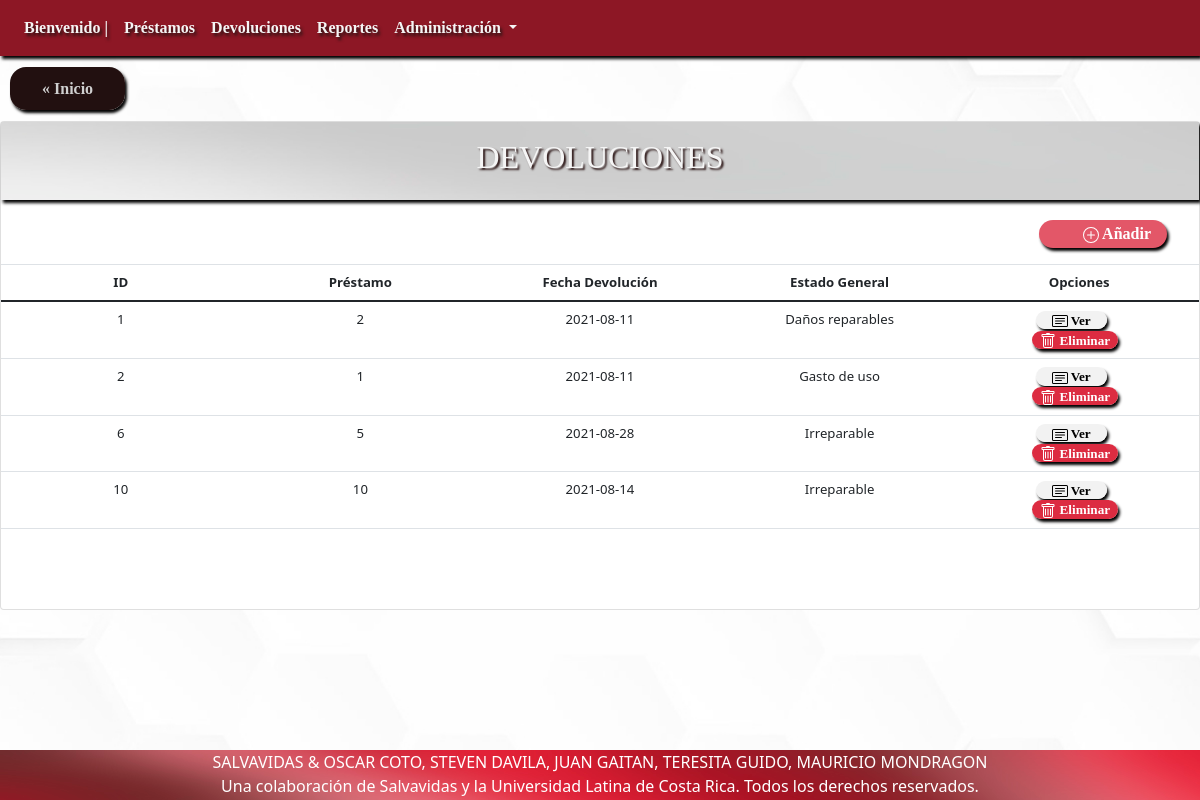
/?c=detalleAllDevolucion, run on an earlier commit of the app's database.
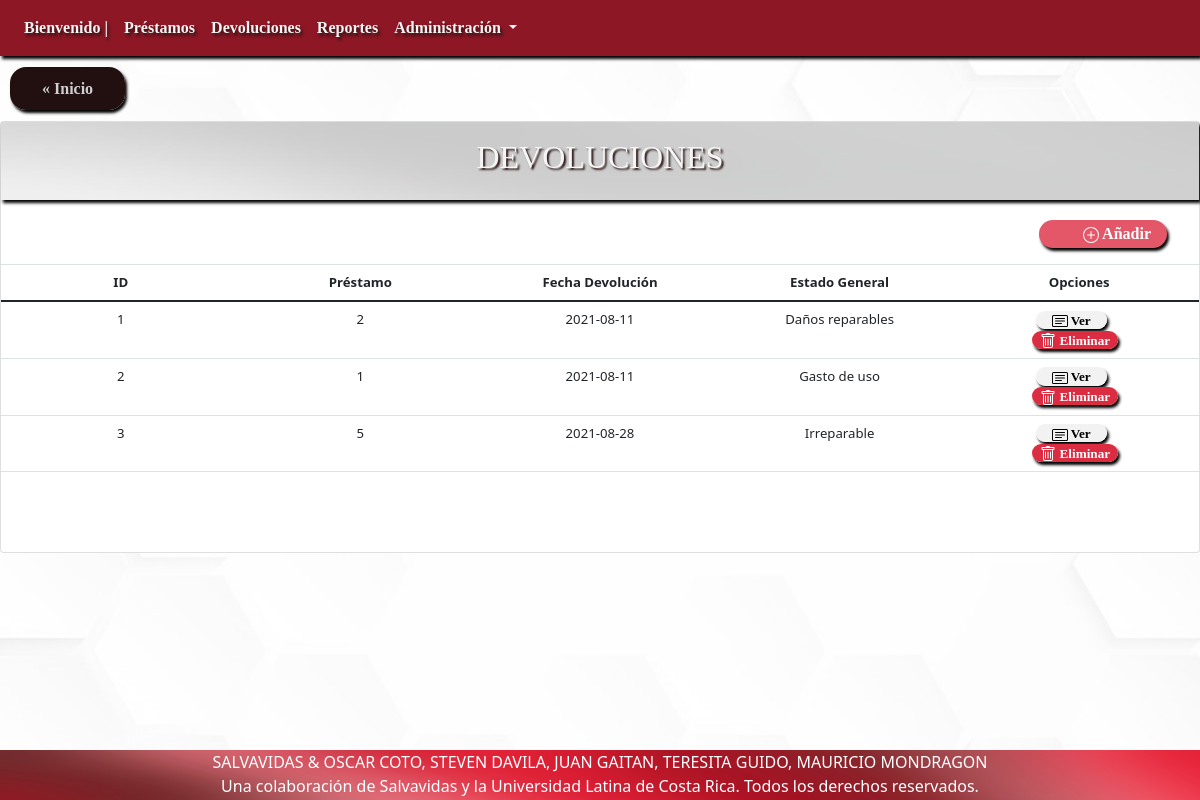
And on a later commit of the database.
### tables this page shows
CREATE TABLE `devolucion` (
  `idDevolucion` int(11) NOT NULL,
  `idPrestamo` int(11) NOT NULL,
  `fechaRealDevolucion` date DEFAULT current_timestamp(),
  `idEstadoDevolucionGeneral` int(11) NOT NULL
);

CREATE TABLE `estadodevoluciongeneral` (
  `idEstadoDevolucionGeneral` int(11) NOT NULL,
  `descripcionEstadoDevolucionGeneral` varchar(50) DEFAULT NULL
);

### Controller/detalleAllDevolucion.php (called while the page is built, shortened)
<?php
include 'model/Devolucion.php';
$Devolucion = new Devolucion();
$allDevolucion = $Devolucion->seleccionarAllDevolucion();
    $EstadoDevGnrl = new EstadoDevolucionGen();
    $allEstadoDevGnrl = $EstadoDevGnrl->seleccionarAllEstadoDevolucionGen();
    include 'view/VerAllDevolucion.php';

### Model/Devolucion.php (called while the page is built, shortened)
<?php
include_once "model/EstadoDevolucionGeneral.php";
class Devolucion {
    public function __construct($idDevolucion = 0, $idPrestamo = 0,$fechaRealDevolucion = "",$idEstadoDevolucionGeneral= 0) {
        $this->idDevolucion = $idDevolucion;
        $this->idPrestamo = $idPrestamo;
        $this->fechaRealDevolucion = $fechaRealDevolucion;
        $this->idEstadoDevolucionGeneral = $idEstadoDevolucionGeneral;
    }
    function seleccionarAllDevolucion() {
        $query = "SELECT * FROM devolucion";
        $pdo = new Connection();
        $pdo = $pdo->open();
        $result = $pdo->query($query);
        $rows = [];
        foreach ($result->fetchAll() as $row) {
            $rows[] = new Devolucion($row['idDevolucion'], $row['idPrestamo'],$row['fechaRealDevolucion'],$row['idEstadoDevolucionGeneral']);
        }
        return $rows;
    }
}

### Model/EstadoDevolucionGeneral.php (called while the page is built, shortened)
<?php
class EstadoDevolucionGen {
    public function __construct($idEstadoDevolucionGeneral = 0, $descripcionEstadoDevolucionGeneral = "") {
        $this->idEstadoDevolucionGeneral = $idEstadoDevolucionGeneral;
        $this->descripcionEstadoDevolucionGeneral = $descripcionEstadoDevolucionGeneral;
    }
    function seleccionarAllEstadoDevolucionGen() {
        $query = "SELECT * FROM estadodevoluciongeneral";
        $pdo = new Connection();
        $pdo = $pdo->open();
        $result = $pdo->query($query);
        $rows = [];
        foreach ($result->fetchAll() as $row) {
            $rows[] = new EstadoDevolucionGen($row['idEstadoDevolucionGeneral'], $row['descripcionEstadoDevolucionGeneral']);
        }
        return $rows;
    }
}

### View/verAllDevolucion.php (the view, shortened to what this page needs)
<div class="upside">
    <a href="index.php" class="Inicio">« Inicio</a>
</div>
<div class="card" id="ListaCompleta">
    <div class="card-title">
        <h2> DEVOLUCIONES</h2>
    </div>
    <div class="card-subtitle" id="Add">
        <a href="?c=crearDevolucion" class="add">
         Añadir
        </a>
    </div>
    <table class="table">
        <thead>
            <tr>
                <th scope="col">ID</th>
                <th scope="col">Préstamo</th>
                <th scope="col">Fecha Devolución</th>
                <th scope="col">Estado General</th>
                <th scope="col">Opciones</th>
            </tr>
        </thead>
        <tbody>
        <?php
        foreach ($allDevolucion as $value) {
        ?>
            <tr>
                <td><?php echo $value->idDevolucion; ?></td>
                <td><?php echo $value->idPrestamo; ?></td>
                <td><?php echo $value->fechaRealDevolucion; ?></td>
                <?php foreach ($allEstadoDevGnrl as $valor2) { if ($value->idEstadoDevolucionGeneral == $valor2->idEstadoDevolucionGeneral){ ?>
                    <td><?php echo $valor2->descripcionEstadoDevolucionGeneral	; ?></td>
                <?php } } ?>
                <td>
                <a class="ver" id="ver" href="?c=detalleDevolucion&idDevolucion=<?php echo $value->idDevolucion; ?>">
                 Ver
                <br>
                </a>
                <a class="eliminar" id="eliminar" href="?c=eliminarDevolucion&idDevolucion=<?php echo $value->idDevolucion; ?>">
                 Eliminar
                </a>
                </td>
            </tr>
        <?php } ?>
        </tbody>
    </table>
</div>

### index.php (shortened to what this page needs)
<!DOCTYPE html>
<html>
    <head>
        <link rel="stylesheet" href="https://maxcdn.bootstrapcdn.com/bootstrap/4.0.0/css/bootstrap.min.css">
        <link href="https://cdn.jsdelivr.net/npm/bootstrap@5.0.0-beta1/dist/css/bootstrap.min.css" rel="stylesheet">
        <link rel="stylesheet" href="css/style.css">
        <link rel="stylesheet" href="css/style1.css">
        <link rel="stylesheet" href="css/style2.css">
    </head>
    <body>
        <?php
        include 'view/header.php';
        if (isset($_GET["c"])) {
            include 'controller/' . $_GET["c"] . '.php';
        } else {
            include 'view/home.php';
        }
        require 'view/footer.php';
        ?>
    </body>
</html>

### View/header.php (shortened to what this page needs)
<nav class="navbar navbar-expand-lg" id = "idheader">
  <div class="collapse navbar-collapse" id="navbarNavDropdown">
    <ul class="navbar-nav">
      <li class="nav-item active">
        <a class="nav-link" href="index.php"> Bienvenido  | <span class="sr-only">(current)</span></a>
      </li>
      <li class="nav-item">
        <a class="nav-link" href="?c=detalleAllPrestamo">Préstamos</a>
      </li>
       <li class="nav-item">
        <a class="nav-link" href="?c=detalleAllDevolucion">Devoluciones</a>
      </li>
      <li class="nav-item">
        <a class="nav-link" href="?c=crearReporte">Reportes</a>
      </li>
      <li class="nav-item dropdown">
        <a class="nav-link dropdown-toggle" href="#" id="navbarDropdownMenuLink" data-toggle="dropdown" aria-haspopup="true" aria-expanded="false">
          Administración
        </a>
      </li>
    </ul>
  </div>
</nav>

### View/footer.php
<footer id="footer" class="footer">
    <p>SALVAVIDAS &  OSCAR COTO, STEVEN DAVILA, JUAN GAITAN, TERESITA GUIDO, MAURICIO MONDRAGON
    <br>
    Una colaboración de Salvavidas y la Universidad Latina de Costa Rica. Todos los derechos reservados.
    </p>
 </footer>

### css/style.css (style rules this page uses)
body { background-image: url("../img/wallpaper.jpg"); background-position: center; background-attachment: fixed; background-size:cover; }
#idheader { background-color: #8d1725; color:white; box-shadow: 2px 3px 3px black; outline: none !important; border: none; }
#idheader .nav-link { font-family: "Georgia"; font-weight: bold; color: whitesmoke ; text-shadow: 2px 3px 3px #2b1515; }
.footer { background-image: url("../img/footer-background.jpg"); position: fixed; bottom: 0; width: 100%; height: 50px; color: white; text-align: center; }
.card { margin: auto; width: 100%; display: flexbox; }
.card .card-title { background-image: url("../img/card-subtitle-wallpaper.jpg"); color: whitesmoke; text-align: center; font-family: "Arial Black"; box-shadow: 2px 3px 3px black; }
.card .card-title h2 { text-shadow: 2px 2px 2px #2b1515; padding: 1rem; }

### css/style1.css (style rules this page uses)
#ListaCompleta { margin-top: 10px; width: inherit; }
#ListaCompleta #Add { padding: 1rem; }
#ListaCompleta .add { float: right; margin-right: 1rem; padding: 0.1rem 1rem; text-align: right; background: #e35768; color: #fff; text-decoration: none; width:8rem; box-shadow: 2px 3px 3px black; font-family: "Georgia"; font-weight: bold; border-radius: 1rem; }
.upside { margin-top: 20px; margin-left: 10px; margin-bottom: 20px; }
.upside .Inicio { margin: auto; padding: 0.8rem 2rem; text-align: center; background: #221010; color: #cfcfcf; text-decoration: none; width: 50%; box-shadow: 2px 3px 3px black; font-family: "Georgia"; font-weight: bold; border-radius: 1rem; }
#ListaCompleta #ver { margin-right: 1rem; padding: 0.1rem 1rem; text-align: center; background: #f2f2f2; color: black; text-decoration: none; width: 8rem; box-shadow: 2px 3px 3px black; font-family: "Georgia"; font-weight: bold; border-radius: 1rem; }
#ListaCompleta #eliminar { margin-right: 0.5rem; padding: 0.1rem 0.5rem; text-align: center; background: #dc2c41; color: white; text-decoration: none; width: 8rem; box-shadow: 2px 3px 3px black; font-family: "Georgia"; font-weight: bold; border-radius: 1rem; }
.table { text-align: center; table-layout: fixed; font-size: 1.1vw; margin-bottom: 5rem; }

What changed in the data, as far as the page shows it:
removed devolucion: idDevolucion "6", idPrestamo "5", fechaRealDevolucion "2021-08-28", estadodevoluciongeneral (descripcionEstadoDevolucionGeneral "Irreparable")
removed devolucion: idDevolucion "10", idPrestamo "10", fechaRealDevolucion "2021-08-14", estadodevoluciongeneral (descripcionEstadoDevolucionGeneral "Irreparable")
added devolucion: idDevolucion "3", idPrestamo "5", fechaRealDevolucion "2021-08-28", estadodevoluciongeneral (descripcionEstadoDevolucionGeneral "Irreparable")
